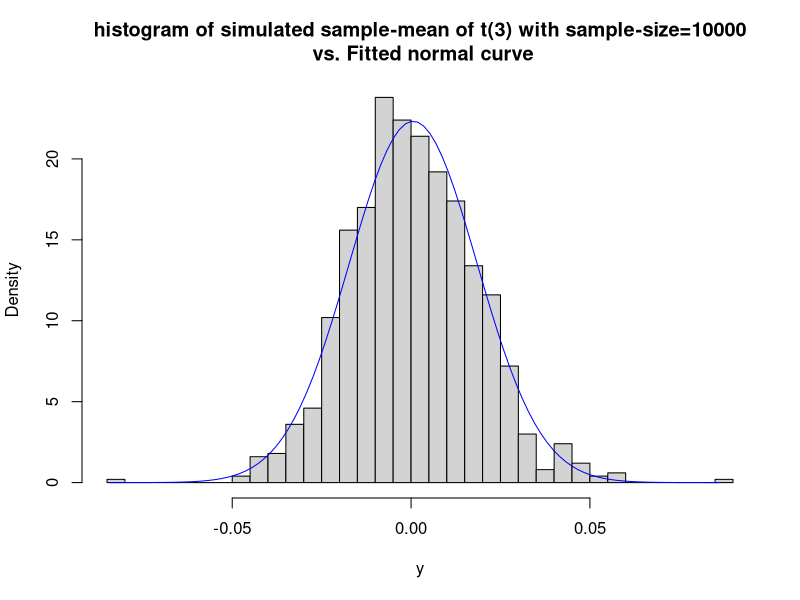

Reproduce this figure in R.
## Surprising 'Hypothesis Testing' result even when theoretically it should be close to normal
## It is modified from 'Applied Regression and Classificaiton with R' by Xizhi Wu.
set.seed(123)
## Sample means of random sample from t(3) with sample-size=10000
## plot the histogram of the results sample-mean and the fitted normal curve
## 
y=sapply(1:1000, FUN = function(x){mean(rt(10000,3))})
hist(y,breaks=30,probability = T,
     main='histogram of simulated sample-mean of t(3) with sample-size=10000\n vs. Fitted normal curve'
     )
x=seq(min(y),max(y),length.out = 100)
lines(x,dnorm(x,mean=mean(y),sd=sd(y)),col='blue')
## The Shapiro Normality test yields an extremely small p-value
## suggests that the Null hypothesis should be rejected at any level >7.32e-5
shapiro.test(y)
